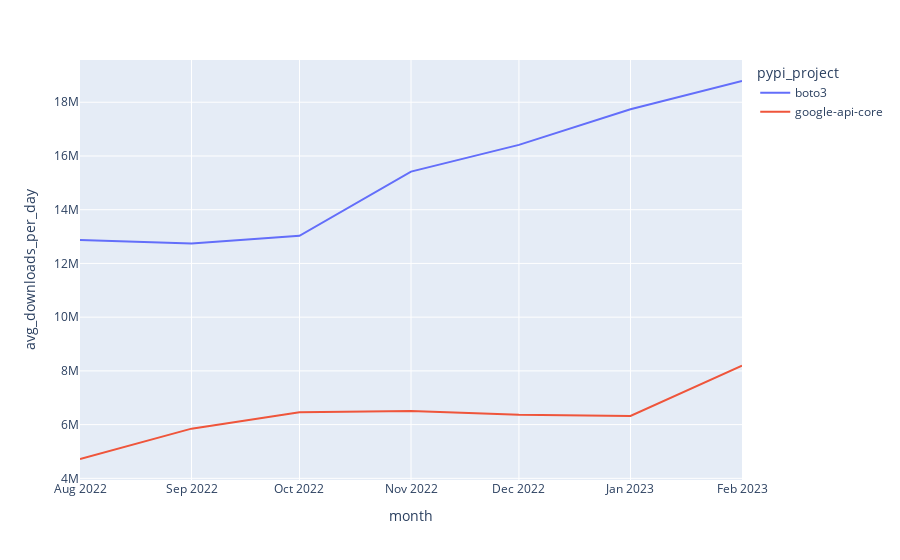

Here is the notebook cell this chart was saved with:
### Code cell
fig.show()

### Figure 1 — Plotly figure (JSON) as saved in the notebook; plotly's stock layout.template omitted (floating-point values rounded to 4 significant figures)
{"data": [{"hovertemplate": "pypi_project=boto3<br>month=%{x}<br>avg_downloads_per_day=%{y}<extra></extra>", "legendgroup": "boto3", "line": {"color": "#636efa", "dash": "solid"}, "marker": {"symbol": "circle"}, "mode": "lines", "name": "boto3", "orientation": "v", "showlegend": true, "type": "scatter", "x": ["2022-08", "2022-09", "2022-10", "2022-11", "2022-12", "2023-01", "2023-02"], "xaxis": "x", "y": [12870000.0, 12740000.0, 13030000.0, 15420000.0, 16410000.0, 17740000.0, 18790000.0], "yaxis": "y"}, {"hovertemplate": "pypi_project=google-api-core<br>month=%{x}<br>avg_downloads_per_day=%{y}<extra></extra>", "legendgroup": "google-api-core", "line": {"color": "#EF553B", "dash": "solid"}, "marker": {"symbol": "circle"}, "mode": "lines", "name": "google-api-core", "orientation": "v", "showlegend": true, "type": "scatter", "x": ["2022-08", "2022-09", "2022-10", "2022-11", "2022-12", "2023-01", "2023-02"], "xaxis": "x", "y": [4720000.0, 5850000.0, 6463000.0, 6504000.0, 6368000.0, 6321000.0, 8191000.0], "yaxis": "y"}], "layout": {"legend": {"title": {"text": "pypi_project"}, "tracegroupgap": 0}, "margin": {"t": 60}, "xaxis": {"anchor": "y", "domain": [0, 1], "title": {"text": "month"}}, "yaxis": {"anchor": "x", "domain": [0, 1], "title": {"text": "avg_downloads_per_day"}}}}
